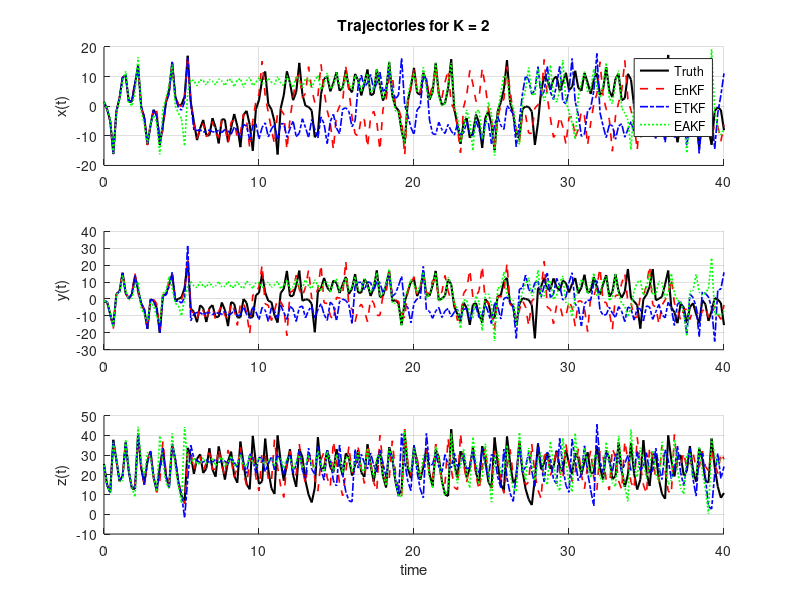
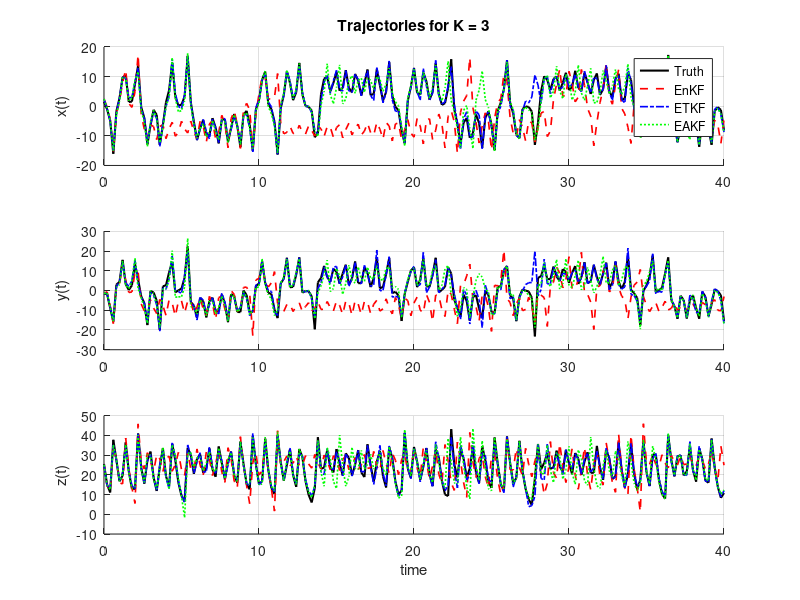
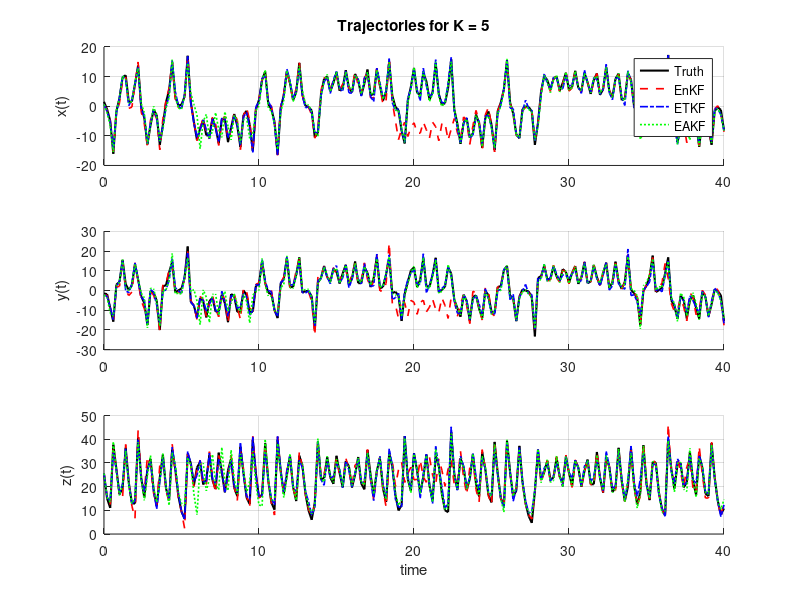
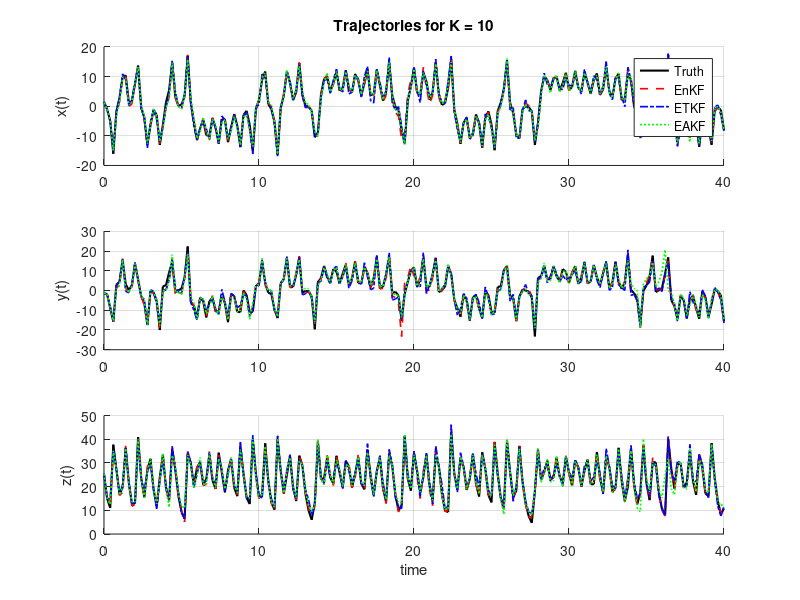

The MATLAB source for these figures, in order:
function ENTAKF
% LORENZ63_FILTER_COMPARISON
% Compare EKF, EnKF, ETKF, and EAKF on the Lorenz–63 model.
%
% Outputs:
%  - Printed Table-style comparison of RMSE and pattern correlation (global)
%  - Trajectory plots (x,y,z as subplots) for EnKF / ETKF / EAKF for K in K_list
%  - Componentwise RMSE and pattern correlation vs K (3 figures: x, y, z)
%
% K = [2,3,5,10]

rng(1);  % For reproducibility

%% Parameters
params.sigma = 10;
params.rho   = 28;
params.beta  = 8/3;

dt      = 0.01;    % integration time step for truth and filters
T_final = 40.0;    % final time
dt_obs  = 0.2;    % observation interval

% Observation error covariance: doubled compared to 2*I
R_o = 4*eye(3);    % observation noise variance = 4 for each component

% Ensemble inflation
r_infl_enkf  = 0.04;
r_infl_sqrt  = 0.04;  % for ETKF & EAKF

% Spin-up: number of initial observation times to skip in skill metrics
spinup_obs = 50;

% Ensemble sizes to compare
K_list = [2, 3, 5, 10];

%% Generate truth and observations
u0_true = [1.5089; -1.5313; 25.4609];

[t, truth] = integrate_lorenz63(u0_true, dt, T_final, params);

% Observation indices (uniform)
stepObs    = round(dt_obs / dt);
obs_idx    = 1:stepObs:length(t);
n_obs      = numel(obs_idx);
t_obs      = t(obs_idx);
truth_obs  = truth(:, obs_idx);

% Generate noisy observations: v = u + epsilon, epsilon ~ N(0, R_o)
L_Ro   = chol(R_o, 'lower');
noise  = L_Ro * randn(3, n_obs);
y_obs  = truth_obs + noise;

%% Run EKF once (does not depend on K)
u0_ekf = truth_obs(:,1) + 0.5*randn(3,1);
R0_ekf = eye(3);  % initial covariance
[u_ekf] = run_EKF(u0_ekf, R0_ekf, y_obs, dt, dt_obs, params, R_o);

%% Containers for global results (Table-style)
methodNames = {};
K_values    = [];
RMSE_values = [];
PC_values   = [];

% EKF global skill
[rmse_ekf, pc_ekf] = compute_skill(truth_obs, u_ekf, spinup_obs);
methodNames{end+1} = 'EKF';
K_values(end+1)    = 0;           % indicate "no ensemble size"
RMSE_values(end+1) = rmse_ekf;
PC_values(end+1)   = pc_ekf;

%% Run ensemble methods for each K and store per-component skill
plotData = struct();  % for trajectories
skill    = struct();  % for per-component RMSE/PCC

for KK = K_list
    % Initial ensemble around the first observed truth
    X0 = truth_obs(:,1) + 1.0*randn(3,KK);
    
    % ----- EnKF -----
    [mean_enkf] = run_EnKF(X0, y_obs, dt, dt_obs, params, R_o, r_infl_enkf);
    [rmse_enkf, pc_enkf] = compute_skill(truth_obs, mean_enkf, spinup_obs);
    [rmse_vec_enkf, pc_vec_enkf] = compute_skill_components(truth_obs, mean_enkf, spinup_obs);
    methodNames{end+1} = 'EnKF';
    K_values(end+1)    = KK;
    RMSE_values(end+1) = rmse_enkf;
    PC_values(end+1)   = pc_enkf;
    skill(KK).EnKF.rmse = rmse_vec_enkf;
    skill(KK).EnKF.pc   = pc_vec_enkf;
    
    % ----- ETKF -----
    [mean_etkf] = run_ETKF(X0, y_obs, dt, dt_obs, params, R_o, r_infl_sqrt);
    [rmse_etkf, pc_etkf] = compute_skill(truth_obs, mean_etkf, spinup_obs);
    [rmse_vec_etkf, pc_vec_etkf] = compute_skill_components(truth_obs, mean_etkf, spinup_obs);
    methodNames{end+1} = 'ETKF';
    K_values(end+1)    = KK;
    RMSE_values(end+1) = rmse_etkf;
    PC_values(end+1)   = pc_etkf;
    skill(KK).ETKF.rmse = rmse_vec_etkf;
    skill(KK).ETKF.pc   = pc_vec_etkf;
    
    % ----- EAKF -----
    [mean_eakf] = run_EAKF(X0, y_obs, dt, dt_obs, params, R_o, r_infl_sqrt);
    [rmse_eakf, pc_eakf] = compute_skill(truth_obs, mean_eakf, spinup_obs);
    [rmse_vec_eakf, pc_vec_eakf] = compute_skill_components(truth_obs, mean_eakf, spinup_obs);
    methodNames{end+1} = 'EAKF';
    K_values(end+1)    = KK;
    RMSE_values(end+1) = rmse_eakf;
    PC_values(end+1)   = pc_eakf;
    skill(KK).EAKF.rmse = rmse_vec_eakf;
    skill(KK).EAKF.pc   = pc_vec_eakf;
    
    % Store means for trajectory plotting
    plotData(KK).mean_enkf = mean_enkf;
    plotData(KK).mean_etkf = mean_etkf;
    plotData(KK).mean_eakf = mean_eakf;
end

%% Printed comparison table (global RMSE/PCC)
fprintf('\n=============================================\n');
fprintf('   Method      K        RMSE        PCorr\n');
fprintf('=============================================\n');
for i = 1:numel(methodNames)
    fprintf('%-8s   %3d   %10.4f   %10.4f\n', ...
        methodNames{i}, K_values(i), RMSE_values(i), PC_values(i));
end
fprintf('=============================================\n\n');

%% Trajectory plots: x, y, z as subplots for each K
for KK = K_list
    figure;
    
    % x-component
    subplot(3,1,1); hold on;
    plot(t_obs, truth_obs(1,:), 'k-', 'LineWidth', 1.5);
    plot(t_obs, plotData(KK).mean_enkf(1,:), 'r--', 'LineWidth', 1.2);
    plot(t_obs, plotData(KK).mean_etkf(1,:), 'b-.', 'LineWidth', 1.2);
    plot(t_obs, plotData(KK).mean_eakf(1,:), 'g:', 'LineWidth', 1.2);
    ylabel('x(t)');
    title(sprintf('Trajectories for K = %d', KK));
    legend('Truth','EnKF','ETKF','EAKF','Location','Best');
    grid on;
    
    % y-component
    subplot(3,1,2); hold on;
    plot(t_obs, truth_obs(2,:), 'k-', 'LineWidth', 1.5);
    plot(t_obs, plotData(KK).mean_enkf(2,:), 'r--', 'LineWidth', 1.2);
    plot(t_obs, plotData(KK).mean_etkf(2,:), 'b-.', 'LineWidth', 1.2);
    plot(t_obs, plotData(KK).mean_eakf(2,:), 'g:', 'LineWidth', 1.2);
    ylabel('y(t)');
    grid on;
    
    % z-component
    subplot(3,1,3); hold on;
    plot(t_obs, truth_obs(3,:), 'k-', 'LineWidth', 1.5);
    plot(t_obs, plotData(KK).mean_enkf(3,:), 'r--', 'LineWidth', 1.2);
    plot(t_obs, plotData(KK).mean_etkf(3,:), 'b-.', 'LineWidth', 1.2);
    plot(t_obs, plotData(KK).mean_eakf(3,:), 'g:', 'LineWidth', 1.2);
    xlabel('time');
    ylabel('z(t)');
    grid on;
end

%% Componentwise RMSE and PCC vs K (3 figures)
methods_ens = {'EnKF','ETKF','EAKF'};
colors      = {'r','b','g'};
comp_names  = {'x','y','z'};

for comp = 1:3
    figure;
    
    % RMSE vs K for this component
    subplot(2,1,1); hold on;
    for m = 1:numel(methods_ens)
        method = methods_ens{m};
        rmse_byK = zeros(size(K_list));
        for iK = 1:numel(K_list)
            KK = K_list(iK);
            rmse_byK(iK) = skill(KK).(method).rmse(comp);
        end
        plot(K_list, rmse_byK, '-o', 'LineWidth', 1.5, 'Color', colors{m});
    end
    xlabel('Ensemble size K');
    ylabel(sprintf('RMSE(%s)', comp_names{comp}));
    title(sprintf('RMSE vs K for %s-component', comp_names{comp}));
    legend(methods_ens, 'Location', 'Best');
    grid on;
    
    % PCC vs K for this component
    subplot(2,1,2); hold on;
    for m = 1:numel(methods_ens)
        method = methods_ens{m};
        pc_byK = zeros(size(K_list));
        for iK = 1:numel(K_list)
            KK = K_list(iK);
            pc_byK(iK) = skill(KK).(method).pc(comp);
        end
        plot(K_list, pc_byK, '-o', 'LineWidth', 1.5, 'Color', colors{m});
    end
    xlabel('Ensemble size K');
    ylabel(sprintf('PCC(%s)', comp_names{comp}));
    title(sprintf('Pattern correlation vs K for %s-component', comp_names{comp}));
    legend(methods_ens, 'Location', 'Best');
    grid on;
end

end % main function


%% ===== Helper functions ===============================================

function [t, U] = integrate_lorenz63(u0, dt, T_final, params)
% Integrate Lorenz–63 with RK4
n_steps = round(T_final / dt);
t = (0:n_steps)*dt;
U = zeros(3, n_steps+1);
U(:,1) = u0;
u = u0;
for n = 1:n_steps
    u = lorenz63_step(u, dt, params);
    U(:,n+1) = u;
end
end


function u_next = lorenz63_step(u, dt, params)
% One RK4 step for Lorenz–63
k1 = lorenz63_rhs(u, params);
k2 = lorenz63_rhs(u + 0.5*dt*k1, params);
k3 = lorenz63_rhs(u + 0.5*dt*k2, params);
k4 = lorenz63_rhs(u + dt*k3, params);
u_next = u + (dt/6)*(k1 + 2*k2 + 2*k3 + k4);
end


function f = lorenz63_rhs(u, params)
x = u(1); y = u(2); z = u(3);
sigma = params.sigma;
rho   = params.rho;
beta  = params.beta;
f = [sigma*(y - x);
     x*(rho - z) - y;
     x*y - beta*z];
end


function J = lorenz63_jacobian(u, params)
% Jacobian of Lorenz–63 rhs
x = u(1); y = u(2); z = u(3);
sigma = params.sigma;
rho   = params.rho;
beta  = params.beta;
J = [ -sigma,   sigma,   0;
      rho - z,  -1,     -x;
      y,        x,      -beta ];
end


%% ================= EKF ================================================

function [u_ana] = run_EKF(u0, R0, y_obs, dt, dt_obs, params, R_o)
% Extended Kalman Filter with simple tangent approximation Fm

n_obs = size(y_obs,2);
u_ana = zeros(3, n_obs);
u_prev = u0;
R_prev = R0;

% initial analysis at first obs time: just use u0
u_ana(:,1) = u_prev;

n_sub = round(dt_obs/dt);
I3 = eye(3);

for m = 1:n_obs-1
    % Forecast mean and tangent map F ≈ product of (I + dt J)
    [u_fore, Fm] = ekf_forecast(u_prev, dt, n_sub, params);
    
    % Forecast covariance (no model noise)
    R_fore = Fm * R_prev * Fm.';
    
    % Analysis step with linear observation operator G = I
    G = I3;
    K = R_fore * G.' / (G * R_fore * G.' + R_o);
    
    y = y_obs(:,m+1);
    u_post = u_fore + K * (y - G*u_fore);
    R_post = (I3 - K*G) * R_fore;
    
    u_ana(:,m+1) = u_post;
    u_prev = u_post;
    R_prev = R_post;
end
end


function [u_fore, Fm] = ekf_forecast(u_a, dt, n_sub, params)
% Forecast mean and tangent map Fm via Euler linearization
N = numel(u_a);
Fm = eye(N);
u  = u_a;
for n = 1:n_sub
    J = lorenz63_jacobian(u, params);
    F_step = eye(N) + dt * J;  % tangent of Euler map
    Fm = F_step * Fm;
    u = lorenz63_step(u, dt, params);
end
u_fore = u;
end


%% ================= EnKF ===============================================

function [mean_ana] = run_EnKF(X0, y_obs, dt, dt_obs, params, R_o, r_infl)
% Stochastic EnKF with perturbed observations

[~, K] = size(X0);
n_obs  = size(y_obs,2);
mean_ana = zeros(3, n_obs);

X = X0;
mean_ana(:,1) = mean(X,2);

n_sub = round(dt_obs/dt);
L_Ro  = chol(R_o, 'lower');

for m = 1:n_obs-1
    % Forecast each ensemble member
    X_fore = forecast_ensemble(X, dt, n_sub, params);
    
    % Analysis step
    [X, u_bar] = enkf_analysis(X_fore, y_obs(:,m+1), R_o, L_Ro, r_infl);
    mean_ana(:,m+1) = u_bar;
end
end


function X_fore = forecast_ensemble(X_a, dt, n_sub, params)
[N,K] = size(X_a);
X_fore = zeros(N,K);
for k = 1:K
    u = X_a(:,k);
    for n = 1:n_sub
        u = lorenz63_step(u, dt, params);
    end
    X_fore(:,k) = u;
end
end


function [X_a, u_bar_a] = enkf_analysis(X_f, y_obs, R_o, L_Ro, r_infl)
% Stochastic EnKF analysis with inflation
[N,K] = size(X_f);

u_bar_f = mean(X_f,2);
A = X_f - u_bar_f;

% multiplicative inflation
if r_infl > 0
    A = sqrt(1 + r_infl) * A;
    X_f = u_bar_f + A;
end

% Observation operator H = I
Y_f = X_f;
v_bar_f = mean(Y_f,2);
V = Y_f - v_bar_f;

% Sample covariances
C = (A * V.') / (K - 1);       % cross-covariance (3x3)
S = (V * V.') / (K - 1) + R_o; % obs covariance (3x3)

Kmat = C / S;   % Kalman gain

% Perturbed observations
eps_obs = L_Ro * randn(N,K);
Y_obs_pert = y_obs + eps_obs;

% Update each ensemble member
X_a = zeros(N,K);
for k = 1:K
    X_a(:,k) = X_f(:,k) + Kmat * (Y_obs_pert(:,k) - Y_f(:,k));
end
u_bar_a = mean(X_a,2);
end


%% ================= ETKF ===============================================

function [mean_ana] = run_ETKF(X0, y_obs, dt, dt_obs, params, R_o, r_infl)
[~, K] = size(X0);
n_obs  = size(y_obs,2);
mean_ana = zeros(3, n_obs);

X = X0;
mean_ana(:,1) = mean(X,2);

n_sub = round(dt_obs/dt);

for m = 1:n_obs-1
    % Forecast
    X_fore = forecast_ensemble(X, dt, n_sub, params);
    
    % Analysis
    [X, u_bar] = etkf_analysis(X_fore, y_obs(:,m+1), R_o, r_infl);
    mean_ana(:,m+1) = u_bar;
end
end


function [X_a, u_bar_a] = etkf_analysis(X_f, y_obs, R_o, r_infl)
% Deterministic ETKF (ensemble transform Kalman filter)
[N,K] = size(X_f);

u_bar_f = mean(X_f,2);
A_f     = X_f - u_bar_f;

% Inflation
if r_infl > 0
    A_f = sqrt(1 + r_infl) * A_f;
end

% Observation operator H = I
Y_f     = X_f;
v_bar_f = mean(Y_f,2);
d       = y_obs - v_bar_f;  % innovation of mean

% R^{-1/2} via Cholesky
L = chol(R_o, 'lower');
R_m12 = inv(L);  % R^{-1/2}

% S = R^{-1/2} H A_f / sqrt(K-1)
S = (R_m12 * A_f) / sqrt(K-1);   % (3 x K)

% Matrix in ensemble space
M = eye(K) + S.' * S;            % (K x K)

% Eigen-decomposition for transform T = (I + S^T S)^{-1/2}
[E,D] = eig(M);
Ddiag = diag(D);
T = E * diag(1 ./ sqrt(Ddiag)) * E.';

% Mean update weights in ensemble space:
w = M \ (S.' * (R_m12 * d));   % (K x 1)

u_bar_a = u_bar_f + A_f * (w / sqrt(K-1));

% Anomaly update
A_a = A_f * T * sqrt(K-1);

X_a = u_bar_a + A_a;
end


%% ================= EAKF ===============================================

function [mean_ana] = run_EAKF(X0, y_obs, dt, dt_obs, params, R_o, r_infl)
[~, K] = size(X0);
n_obs  = size(y_obs,2);
mean_ana = zeros(3, n_obs);

X = X0;
mean_ana(:,1) = mean(X,2);

n_sub = round(dt_obs/dt);

for m = 1:n_obs-1
    % Forecast
    X_fore = forecast_ensemble(X, dt, n_sub, params);
    
    % Analysis via sequential 1D EAKF updates
    [X, u_bar] = eakf_analysis(X_fore, y_obs(:,m+1), R_o, r_infl);
    mean_ana(:,m+1) = u_bar;
end
end


function [X_a, u_bar_a] = eakf_analysis(X_f, y_obs, R_o, r_infl)
% Anderson-style EAKF with sequential 1D observation updates
[N,K] = size(X_f);
X = X_f;

% Observation noise variance (assume R_o = r_o * I)
r_o = R_o(1,1);

% Optional inflation before analysis
u_bar = mean(X,2);
A = X - u_bar;
if r_infl > 0
    A = sqrt(1 + r_infl) * A;
    X = u_bar + A;
end

for i = 1:N  % process each observed component sequentially (H = I)
    u_bar = mean(X,2);
    A = X - u_bar;
    
    yi_f   = X(i,:);                 % 1 x K
    ybar_f = mean(yi_f);
    dy     = yi_f - ybar_f;
    Pf     = (dy * dy.') / (K - 1);  % scalar variance
    
    if Pf < 1e-12
        continue;
    end
    
    % State-observation covariance
    cov_xy = (A * dy.') / (K - 1); % N x 1
    K_vec  = cov_xy / (Pf + r_o);  % N x 1 (Kalman gain vector)
    
    % Posterior mean in obs space
    yi_obs = y_obs(i);
    ybar_a = ybar_f + Pf/(Pf + r_o) * (yi_obs - ybar_f);
    
    % Anomaly scaling for 1D EnSRF
    alpha = sqrt(r_o / (Pf + r_o));  % shrink anomalies
    
    y_a = ybar_a + alpha * dy;       % updated obs ensemble
    
    % Update state ensemble
    X = X + K_vec * (y_a - yi_f);    % N x K add rank-1 update
end

u_bar_a = mean(X,2);
X_a = X;
end


%% ================= Skill metrics =====================================

function [rmse, pcorr] = compute_skill(truth_obs, est_obs, spinup)
% Global RMSE and pattern correlation (all components flattened)
if nargin < 3
    spinup = 0;
end

[~, n_obs] = size(truth_obs);
idx = (spinup+1):n_obs;
T = truth_obs(:, idx);
E = est_obs(:, idx);

T_flat = T(:);
E_flat = E(:);

T_flat = T_flat - mean(T_flat);
E_flat = E_flat - mean(E_flat);

rmse = sqrt(mean((E_flat - T_flat).^2));
pcorr = (T_flat' * E_flat) / (sqrt(T_flat' * T_flat) * sqrt(E_flat' * E_flat));
end


function [rmse_vec, pcorr_vec] = compute_skill_components(truth_obs, est_obs, spinup)
% Componentwise RMSE and pattern correlation for x, y, z separately
if nargin < 3
    spinup = 0;
end

[~, n_obs] = size(truth_obs);
idx = (spinup+1):n_obs;

rmse_vec   = zeros(3,1);
pcorr_vec  = zeros(3,1);

for comp = 1:3
    T = truth_obs(comp, idx);
    E = est_obs(comp, idx);
    
    Tz = T - mean(T);
    Ez = E - mean(E);
    
    rmse_vec(comp)  = sqrt(mean((Ez - Tz).^2));
    num             = (Tz * Ez.');
    den             = sqrt((Tz*Tz.')*(Ez*Ez.'));
    if den > 0
        pcorr_vec(comp) = num / den;
    else
        pcorr_vec(comp) = NaN;
    end
end
end
